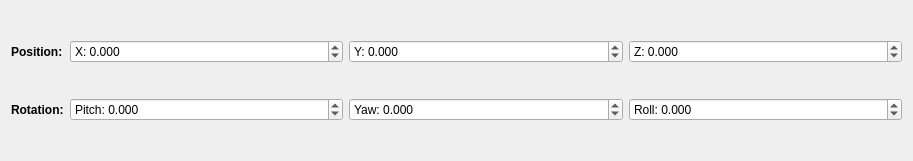
<?xml version="1.0" encoding="UTF-8"?>
<ui version="4.0">
 <class>InputPlacement</class>
 <widget class="QWidget" name="InputPlacement">
  <property name="geometry">
   <rect>
    <x>0</x>
    <y>0</y>
    <width>913</width>
    <height>161</height>
   </rect>
  </property>
  <property name="windowTitle">
   <string>Form</string>
  </property>
  <layout class="QGridLayout" name="gridLayout">
   <item row="0" column="0">
    <widget class="QLabel" name="label">
     <property name="sizePolicy">
      <sizepolicy hsizetype="Maximum" vsizetype="Preferred">
       <horstretch>0</horstretch>
       <verstretch>0</verstretch>
      </sizepolicy>
     </property>
     <property name="font">
      <font>
       <italic>false</italic>
       <bold>true</bold>
      </font>
     </property>
     <property name="text">
      <string>Position:</string>
     </property>
    </widget>
   </item>
   <item row="0" column="1">
    <widget class="QDoubleSpinBox" name="spinX">
     <property name="prefix">
      <string>X: </string>
     </property>
     <property name="decimals">
      <number>3</number>
     </property>
     <property name="minimum">
      <double>-1000000.000000000000000</double>
     </property>
     <property name="maximum">
      <double>1000000.000000000000000</double>
     </property>
    </widget>
   </item>
   <item row="0" column="2">
    <widget class="QDoubleSpinBox" name="spinY">
     <property name="prefix">
      <string>Y: </string>
     </property>
     <property name="decimals">
      <number>3</number>
     </property>
     <property name="minimum">
      <double>-1000000.000000000000000</double>
     </property>
     <property name="maximum">
      <double>1000000.000000000000000</double>
     </property>
    </widget>
   </item>
   <item row="0" column="3">
    <widget class="QDoubleSpinBox" name="spinZ">
     <property name="prefix">
      <string>Z: </string>
     </property>
     <property name="decimals">
      <number>3</number>
     </property>
     <property name="minimum">
      <double>-1000000.000000000000000</double>
     </property>
     <property name="maximum">
      <double>1000000.000000000000000</double>
     </property>
    </widget>
   </item>
   <item row="1" column="0">
    <widget class="QLabel" name="label_2">
     <property name="sizePolicy">
      <sizepolicy hsizetype="Maximum" vsizetype="Preferred">
       <horstretch>0</horstretch>
       <verstretch>0</verstretch>
      </sizepolicy>
     </property>
     <property name="font">
      <font>
       <bold>true</bold>
      </font>
     </property>
     <property name="text">
      <string>Rotation:</string>
     </property>
    </widget>
   </item>
   <item row="1" column="1">
    <widget class="QDoubleSpinBox" name="spinPitch">
     <property name="specialValueText">
      <string/>
     </property>
     <property name="prefix">
      <string>Pitch: </string>
     </property>
     <property name="decimals">
      <number>3</number>
     </property>
     <property name="minimum">
      <double>-360.000000000000000</double>
     </property>
     <property name="maximum">
      <double>360.000000000000000</double>
     </property>
    </widget>
   </item>
   <item row="1" column="2">
    <widget class="QDoubleSpinBox" name="spinYaw">
     <property name="prefix">
      <string>Yaw: </string>
     </property>
     <property name="decimals">
      <number>3</number>
     </property>
     <property name="minimum">
      <double>-360.000000000000000</double>
     </property>
     <property name="maximum">
      <double>360.000000000000000</double>
     </property>
    </widget>
   </item>
   <item row="1" column="3">
    <widget class="QDoubleSpinBox" name="spinRoll">
     <property name="prefix">
      <string>Roll: </string>
     </property>
     <property name="decimals">
      <number>3</number>
     </property>
     <property name="minimum">
      <double>-360.000000000000000</double>
     </property>
     <property name="maximum">
      <double>360.000000000000000</double>
     </property>
    </widget>
   </item>
  </layout>
 </widget>
 <resources/>
 <connections/>
</ui>
